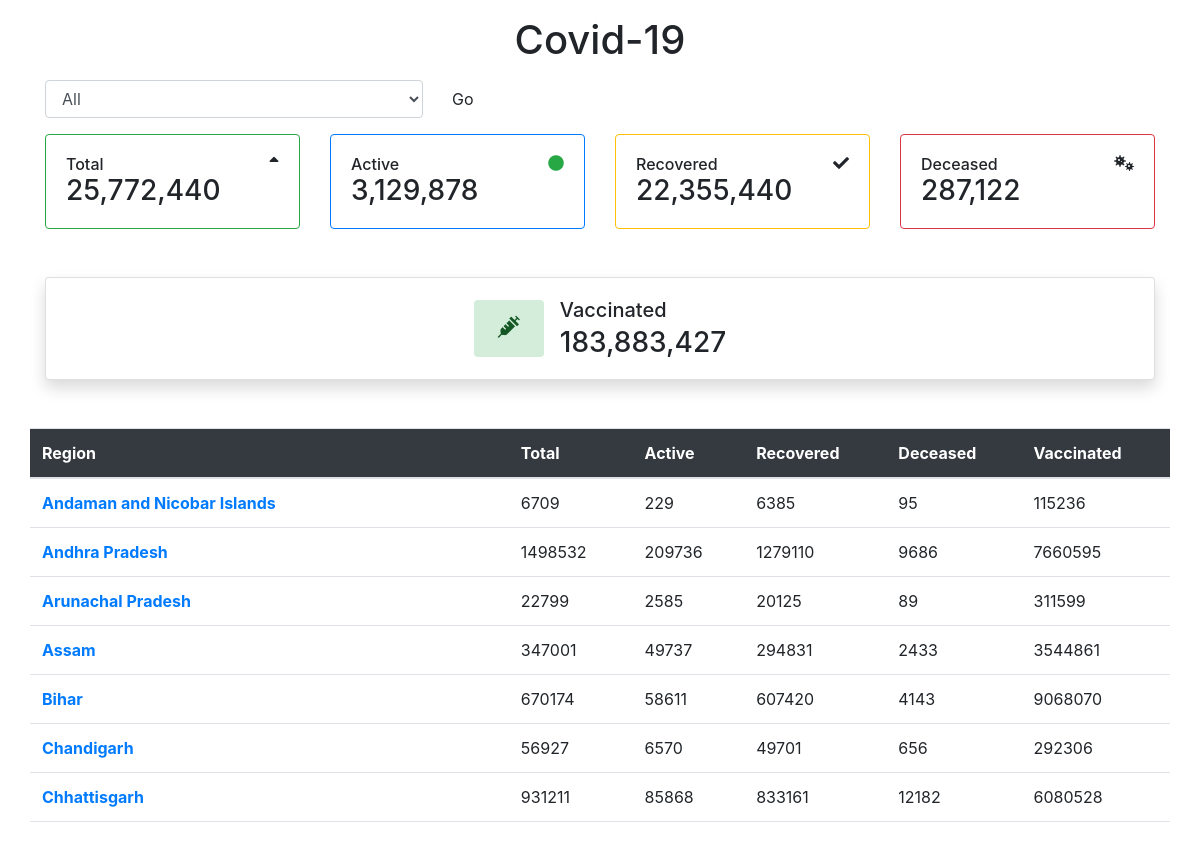
The page / on the database its author committed.
### models.py (models this page shows, shortened)
class Country(db.Model):
    id = db.Column(db.Integer, primary_key=True)
    date_added = db.Column(db.DateTime, nullable=False, default=datetime.now)
    country_name = db.Column(db.String(500), nullable=False)
    total_cases = db.Column(db.Integer)
    active_cases = db.Column(db.Integer)
    recovered_cases = db.Column(db.Integer)
    deceased_cases = db.Column(db.Integer)
    vaccinated_cases = db.Column(db.Integer)
    state = db.relationship('State', backref='states', lazy=True)

class State(db.Model):
    id = db.Column(db.Integer, primary_key=True)
    date_added = db.Column(db.DateTime, nullable=False, default=datetime.now)
    state_name = db.Column(db.String(500), nullable=False)
    total_cases = db.Column(db.Integer)
    active_cases = db.Column(db.Integer)
    recovered_cases = db.Column(db.Integer)
    deceased_cases = db.Column(db.Integer)
    vaccinated_cases = db.Column(db.Integer)
    country_id = db.Column(db.Integer, db.ForeignKey('country.id'), nullable=False)
    district = db.relationship('District', backref='districts', lazy=True)

### routes.py (the view, shortened to what this page needs)
@app.route("/", methods= ['GET', 'POST'])
def home():
    districtsValueOption = {'AN': 'Andaman and Nicobar Islands', 'AP': 'Andhra Pradesh', 'AR': 'Arunachal Pradesh', 'AS': 'Assam', 'BR': 'Bihar', 'CH': 'Chandigarh', 'CT': 'Chhattisgarh', 'DL': 'Delhi', 'DN': 'Dadra and Nagar Haveli and Daman and Diu', 'GA': 'Goa', 'GJ': 'Gujarat', 'HP': 'Himachal Pradesh', 'HR': 'Haryana', 'JH': 'Jharkhand', 'JK': 'Jammu and Kashmir', 'KA': 'Karnataka', 'KL': 'Kerala', 'LA': 'Ladakh', 'LD': 'Lakshadweep', 'MH': 'Maharashtra', 'ML': 'Meghalaya', 'MN': 'Manipur', 'MP': 'Madhya Pradesh', 'MZ': 'Mizoram', 'NL': 'Nagaland', 'OR': 'Odisha', 'PB': 'Punjab', 'PY': 'Puducherry', 'RJ': 'Rajasthan', 'SK': 'Sikkim', 'TG': 'Telangana', 'TN': 'Tamil Nadu', 'TR': 'Tripura', 'UP': 'Uttar Pradesh', 'UT': 'Uttarakhand', 'WB': 'West Bengal'}
    country = Country.query.order_by(Country.id.desc()).first()
    state = State.query.order_by(State.id.desc()).limit(36)
    return render_template("index.html", cardd= country, statedata=state, dropdownval=districtsValueOption.values())

### templates/index.html (shortened to what this page needs)
<!DOCTYPE html>
<html lang="en">
<head>
    <link rel="stylesheet" href="https://cdn.jsdelivr.net/npm/bootstrap@4.6.0/dist/css/bootstrap.min.css">
    <link rel="stylesheet" href="https://cdnjs.cloudflare.com/ajax/libs/font-awesome/5.15.3/css/all.min.css" />
</head>
<body>
    <header class="sticky-top bg-white p-3">
        <h1 class="text-center mb-0">Covid-19</h1>
    </header>
    <div class="container">
        <div class="row">
            <div class="col-md-6">
                <form class="form-inline" method="POST">
                    <div class="dropdown">
                        <div class="form-group">
                            <select class="form-control" id="exampleFormControlSelect1" name="dropdown">
                                <option value="All">All</option>
                                </select>
                            <button type="submit" class="btn btn-default ml-3">Go</button>
                        </div>
                    </div>
                </form>
            </div>
        </div>
        <div class="row">
            <div class="col-md-3">
                <div class="card mt-3 border border-success">
                    <div class="card-body">
                        <h6 class="card-title mb-0">Total<i class="fa fa-sort-up float-right"></i> </h6>
                        <h3 class="card-text mb-0"> {{"{:,}".format(cardd.total_cases)}}</h3>
                    </div>
                </div>
            </div>
            <div class="col-md-3">
                <div class="card mt-3 border border-primary">
                    <div class="card-body">
                        <h6 class="card-title mb-0">Active<i class="fa fa-circle text-success float-right"></i></h6>
                        <h3 class="card-text mb-0">{{"{:,}".format(cardd.active_cases)}}</h3>
                    </div>
                </div>
            </div>
            <div class="col-md-3">
                <div class="card mt-3 border border-warning">
                    <div class="card-body">
                        <h6 class="card-title mb-0">Recovered<i class="fa fa-check float-right"></i></h6>
                        <h3 class="card-text mb-0">{{"{:,}".format(cardd.recovered_cases)}}</h3>
                    </div>
                </div>
            </div>
            <div class="col-md-3">
                <div class="card mt-3 border border-danger">
                    <div class="card-body">
                        <h6 class="card-title mb-0">Deceased<i class="fa fa-viruses float-right"></i></h6>
                        <h3 class="card-text mb-0">{{"{:,}".format(cardd.deceased_cases)}}</h3>
                    </div>
                </div>
            </div>
        </div>
        <div class="row mt-5">
            <div class="col-md-12">
                <div class="card shadow">
                    <div class="card-body ">
                        <div class="d-flex align-items-center justify-content-center">
                            <div class="p-3 px-4 alert-success rounded">
                                <i class="fas fa-syringe" style="font-size: 22px;"></i>
                            </div>
                            <div class="ml-3">
                                <h5 class="mb-1"> Vaccinated</h5>
                                <h3 class="mb-0">{{"{:,}".format(cardd.vaccinated_cases)}}</h3>
                            </div>
                        </div>
                    </div>
                </div>
            </div>
        </div>
        {% if district %}
        <div class="row mt-5" style="overflow-y:scroll; height:400px;">
            <table class="table table-hover">
                <thead class="bg-dark text-white">
                    <tr>
                        <th scope=" col ">District</th>
                        <th scope="col ">Active</th>
                        <th scope="col ">Recovered</th>
                        <th scope="col ">Deceased</th>
                        <th scope="col ">Confirmed</th>
                    </tr>
                </thead>
                <tbody>
                    {% for dis in district | reverse %}
                    <tr>
                        <th scope="row " class="text-primary">{{dis.district_name}}</th>
                        <td>{{ "{:,}".format(dis.active_cases) }}</td>
                        <td>{{"{:,}".format(dis.recovered_cases)}}</td>
                        <td>{{"{:,}".format(dis.deceased_cases)}}</td>
                        <td>{{"{:,}".format(dis.confirmd_cases)}}</td>
                    </tr>
                    {% endfor %}
                </tbody>
            </table>
        </div>
        {% else %}
        <div class="row mt-5" style="overflow-y:scroll; height:400px;">
            <table class="table table-hover">
                <thead class="bg-dark text-white">
                    <tr>
                        <th scope=" col ">Region</th>
                        <th scope="col ">Total</th>
                        <th scope="col ">Active</th>
                        <th scope="col ">Recovered</th>
                        <th scope="col ">Deceased</th>
                        <th scope="col ">Vaccinated</th>
                    </tr>
                </thead>
                <tbody>
                    {% for state in statedata | reverse %}
                    <tr>
                        <th scope="row " class="text-primary ">{{state.state_name}}</th>
                        <td>{{state.total_cases}}</td>
                        <td>{{state.active_cases}}</td>
                        <td>{{state.recovered_cases}}</td>
                        <td>{{state.deceased_cases}}</td>
                        <td>{{state.vaccinated_cases}}</td>
                    </tr>
                    {% endfor %}
                </tbody>
            </table>
        </div>
        {% endif %}
        <br>
        <br>
    </div>
</body>
</html>

### rows shown on the page
Country: total_cases "25,772,440", active_cases "3,129,878", recovered_cases "22,355,440", deceased_cases "287,122", vaccinated_cases "183,883,427"
State: state_name "Andaman and Nicobar Islands", total_cases "6709", active_cases "229", recovered_cases "6385", deceased_cases "95", vaccinated_cases "115236"
State: state_name "Andhra Pradesh", total_cases "1498532", active_cases "209736", recovered_cases "1279110", deceased_cases "9686", vaccinated_cases "7660595"
State: state_name "Arunachal Pradesh", total_cases "22799", active_cases "2585", recovered_cases "20125", deceased_cases "89", vaccinated_cases "311599"
State: state_name "Assam", total_cases "347001", active_cases "49737", recovered_cases "294831", deceased_cases "2433", vaccinated_cases "3544861"
State: state_name "Bihar", total_cases "670174", active_cases "58611", recovered_cases "607420", deceased_cases "4143", vaccinated_cases "9068070"
State: state_name "Chandigarh", total_cases "56927", active_cases "6570", recovered_cases "49701", deceased_cases "656", vaccinated_cases "292306"
State: state_name "Chhattisgarh", total_cases "931211", active_cases "85868", recovered_cases "833161", deceased_cases "12182", vaccinated_cases "6080528"
